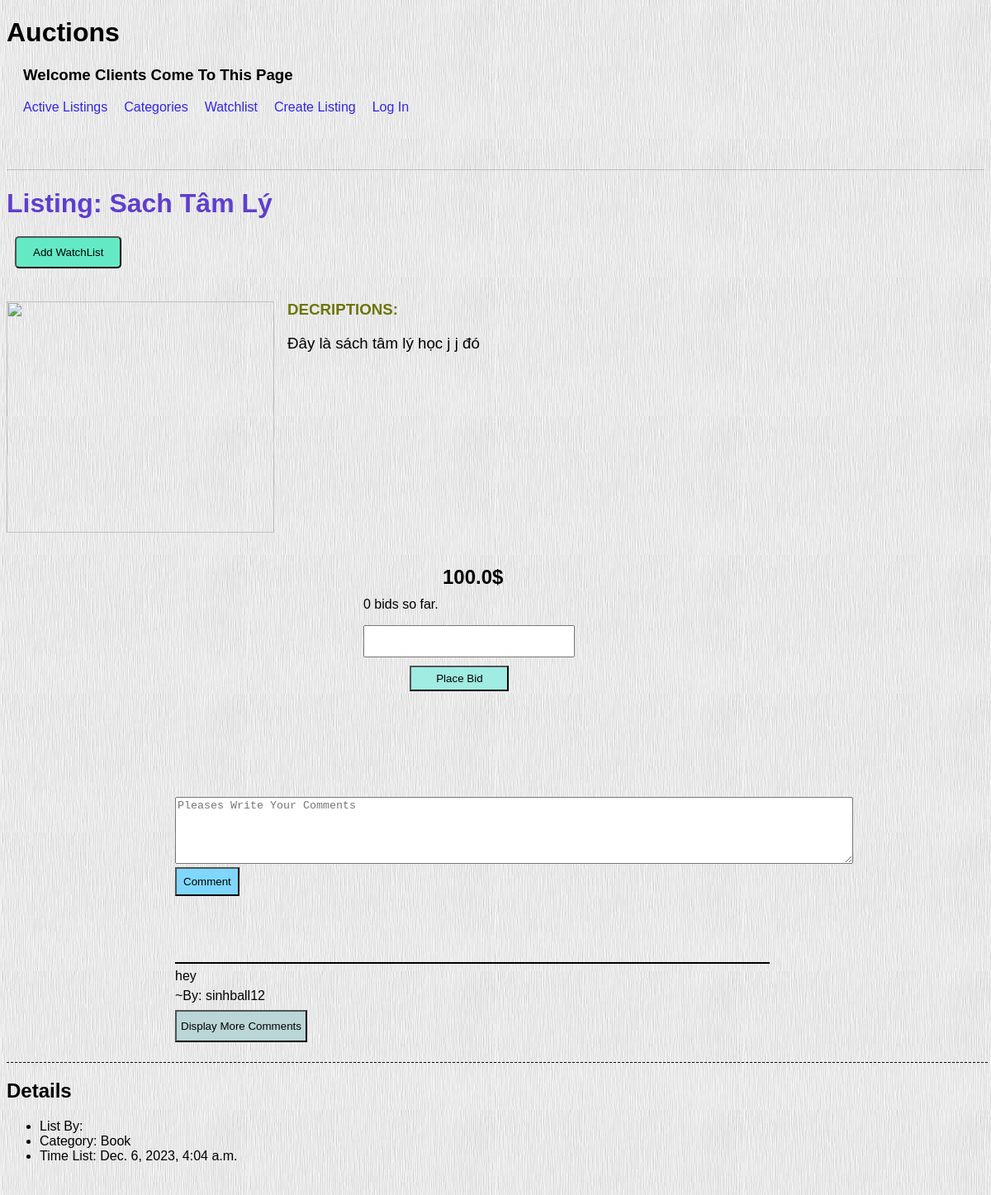
The app's page /12/ with its own data.
### auctions/models.py (models this page shows, shortened)
class Listing(models.Model):
    title= models.CharField(unique=True, max_length=64)
    decription= models.CharField(max_length=512)
    time= models.DateTimeField(auto_now=True)
    watchlist= models.ManyToManyField(User, blank=True, related_name="watchlist")
    create_user= models.ForeignKey(User, on_delete=models.CASCADE, related_name="createlist")
    category= models.ForeignKey(Category, on_delete= models.CASCADE, related_name="listcategory")
    winner= models.ForeignKey(User, null=True ,on_delete=models.CASCADE, related_name="wasbid", blank=True)
    currentbid= models.FloatField()
    imgurls= models.URLField(blank=True)
    is_active= models.BooleanField(default=True)

class Comment(models.Model):
    author= models.ForeignKey(User, on_delete=models.CASCADE, related_name="authors")
    content= models.CharField(max_length=512)
    time= models.DateTimeField(auto_now=True)
    listing= models.ForeignKey(Listing, on_delete=models.CASCADE, related_name="comment")

class Category(models.Model):
    name= models.CharField(max_length=64)

### users/models.py (models this page shows)
class User(AbstractUser):
    pass

### auctions/views.py (the view, shortened to what this page needs)
# urls.py: path('<int:listing_id>/', views.listing, name="listing"),
def listing(request, listing_id):
    _listing= Listing.objects.get(pk=listing_id)
    if request.session.get("listing", listing_id)!=listing_id:
        del request.session["display_num"]
        request.session["listing"]= listing_id
    if "listing" not in request.session:
        request.session["listing"]= listing_id
    if "bid_massage" not in request.session:
        request.session["bid_massage"]=''
        bid_massage= ''
    else:
        bid_massage= request.session["bid_massage"]
        del request.session["bid_massage"]
    if "display_num" not in request.session:
        request.session["display_num"]= 4
    if not request.session.get(f"comment_{listing_id}"):
        request.session[f"comment_{listing_id}"]= [cmt.id for cmt in _listing.comment.all()]
    lst_cmt_id= request.session[f"comment_{listing_id}"][None:request.session["display_num"]]
    display_cmt= [Comment.objects.get(pk=id) for id in lst_cmt_id]
    del lst_cmt_id
    list_bid= _listing.bidlist.all()
    _case= 2
    try:
        if list_bid.get(bid=_listing.currentbid).bidder==request.user:
            _case=1
    except ObjectDoesNotExist:
        pass
    if not request.user.is_authenticated or not list_bid.filter(bidder= request.user).exists():
        _case=0
    in_watchlist= _listing.watchlist.all().filter(id= request.user.id).exists()
    if _listing.is_active:
        return render(request, "auctions/listing.html", {
            'listing': _listing,
            'num_of_bid':  _listing.bidlist.count(),
            'case': _case,
            'in_watchlist': in_watchlist,
            'bid_massage': bid_massage,
            'comments': display_cmt
        })

### auctions/templates/auctions/listing.html (shortened to what this page needs)
{% extends "auctions/listing_layout.html" %}
{% block bid %}
<div class="bid-active">
    <h2 style="margin-left: 8vw;">{{listing.currentbid}}$</h2>
    <div class="announce">
        <p style="margin-right: 3px; margin-top: -10px;">{{num_of_bid}} bids so far.</p>
    </div>
    <form action="{% url 'auctions:place_bid' listing.id %}" method="post">
        <div class="bid-place">
        <input type="number" step="0.01" name="bid" style="width: 21vw; padding: 10px 0;margin-bottom: 10px;">
        <input type="submit" value="Place Bid" style="width: 10vw; padding: 6px 0; margin: 0 0 10px 4.7vw; background-color: rgb(160, 235, 226);">
        </div>
</form>
</div>
{% endblock %}
{% block comment %}
<div class="comment">
    <form action="{% url 'auctions:comment' listing.id %}" method="post">
        <textarea autofocus="false" name="content" cols="100vw" rows="5"
            placeholder="Pleases Write Your Comments"></textarea>
        <br>
        <input type="submit" value="Comment" name="submit" style="padding: 8px; background-color: rgb(127, 215, 253);">
    </form>
</div>
{% endblock %}

### auctions/templates/auctions/listing_layout.html (shortened to what this page needs)
{% extends "auctions/layout.html" %}
{% block body %}
<div class="head">
    <h1 style="color: rgb(94, 63, 206);">Listing: {{listing.title}}</h1>
</div>
<div>
    <form action="{% url 'auctions:watchlist' %}" method="post">
        {% if in_watchlist %}
        <button value="{{listing.id}}" name="listing_id" class="btwatch-remove">Remove WatchList</button>
        {% else %}
        <button value="{{listing.id}}" name="listing_id" class="btwatch-add">Add WatchList</button>
        {% endif %}
    </form>
</div>
<div class="img-decription">
    <div class="img">
        <img src="{{listing.imgurls}}" alt="">
    </div>
    <h3 style="color: rgb(109, 116, 7);">DECRIPTIONS: <p style="color: black; font-weight: normal;">
            {{listing.decription}}</p>
    </h3>
</div>
{% block bid %}
{% endblock %}
{% block comment %}
{% endblock %}
<div class="comment-display">
    {% for cmt in comments %}
    <div class="cmt">
        <p>{{cmt.content}}</p>
        <p style="margin-top: -10px;">~By: {{cmt.author.username}}</p>
    </div>
    {% endfor %}
    <form action="{% url 'auctions:comment' listing.id %}" method="post">
        <div>
            <input type="submit" name="more_cmt" value="Display More Comments"
                style="padding: 10px 5px; background-color: rgb(186, 214, 214);">
        </div>
    </form>
    <div class="detail">
        <h2>Details</h2>
        <ul>
            <li>List By: {{listing.usercreate.last_name}}</li>
            <li>Category: {{listing.category.name}}</li>
            <li>Time List: {{listing.time}}</li>
        </ul>
    </div>
</div>
{% endblock %}

### auctions/static/auctions/index.css (style rules this page uses)
img { height: 100%; width: 27vw; object-fit: contain; }

### auctions/static/auctions/listing.css (style rules this page uses)
html { font-family: sans-serif; }
.head { display: flex; flex-direction: row; justify-content: space-between; }
.btwatch-add { margin-left: 10px; padding: 10px 20px; margin-bottom: 20px; border-radius: 5px; background-color: rgb(99, 234, 196); }
.img-decription { width: 100vw; height: 40vh; display: flex; flex-direction: row; }
.img { width: 25vw; height: 35vh; object-fit: contain; margin-right: 20px; display: flex; align-self: center; }
.bid-active { height: 35vh; width: 24vw; position: relative; left: 36vw; }
.announce { display: flex; flex-direction: row; }
.bid-place { display: flex; flex-direction: column; }
.comment { height: 25vh; width: 60vw; margin-left: 17vw; border-bottom: 2px solid; }
.comment-display { height: 25vh; width: 60vw; margin-left: 17vw; }
.cmt { display: flex; flex-direction: column; position: relative; bottom: 10px; margin-bottom: -18px; }
.detail { border-top: 1px dashed; margin-top: 3vh; height: 20vh; width: 99vw; margin-left: -17vw; }

### auctions/static/auctions/categories.css (style rules this page uses)
html { font-family: sans-serif; }

### auctions/templates/auctions/layout.html (style rules this page uses)
h3 { margin-left: 20px; }

### records on screen
Listing: title "Sach Tâm Lý", decription "Đây là sách tâm lý học j j đó", currentbid "100.0", category.name "Book", time "Dec. 6, 2023, 4:04 a.m."
Comment: content "hey", author.username "sinhball12"

### other values on screen
{{ num_of_bid }} "0"
